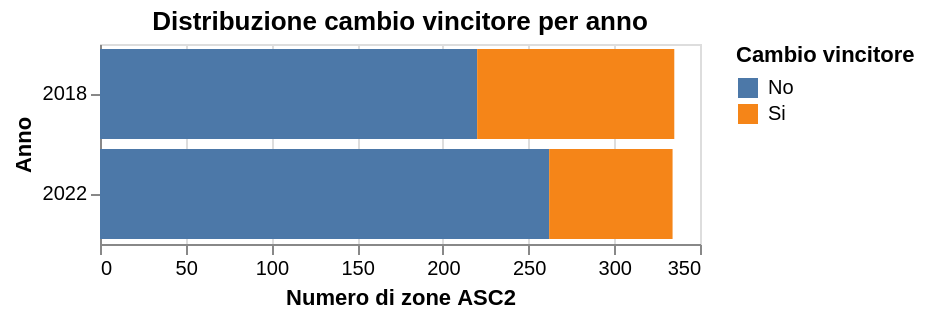

Source (Vega-Lite JSON):
### Vega-Lite specification from a JSON file in a GitHub repository (floating-point values rounded to 4 significant figures; data arrays with more than 128 entries replaced by an {"elided": "..."} marker saying what was removed)
{"usermeta": {"embedOptions": {"theme": "fivethirtyeight"}}, "config": {"view": {"continuousWidth": 300, "continuousHeight": 300}}, "data": {"name": "data-e6a8539240285b988c750b4a95d86a87"}, "mark": {"type": "bar"}, "encoding": {"color": {"field": "e_winner_changed_label", "title": "Cambio vincitore", "type": "nominal"}, "x": {"aggregate": "count", "scale": {"domain": [0, 350]}, "stack": "zero", "title": "Numero di zone ASC2", "type": "quantitative"}, "y": {"field": "YEAR", "title": "Anno", "type": "nominal"}}, "height": 100, "title": "Distribuzione cambio vincitore per anno", "transform": [{"calculate": "datum.e_winner_changed == 1 ? 'Si' : 'No'", "as": "e_winner_changed_label"}], "width": "container", "$schema": "https://vega.github.io/schema/vega-lite/v5.20.1.json", "datasets": {"data-e6a8539240285b988c750b4a95d86a87": {"elided": "669 records"}}}
